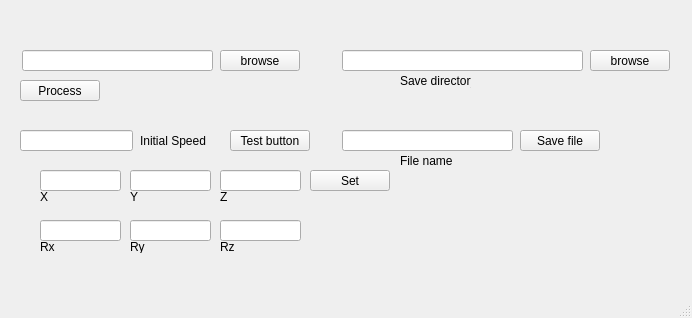
<?xml version="1.0" encoding="UTF-8"?>
<ui version="4.0">
 <class>MainWindow</class>
 <widget class="QMainWindow" name="MainWindow">
  <property name="geometry">
   <rect>
    <x>0</x>
    <y>0</y>
    <width>692</width>
    <height>318</height>
   </rect>
  </property>
  <property name="windowTitle">
   <string>MainWindow</string>
  </property>
  <widget class="QWidget" name="centralwidget">
   <widget class="QLineEdit" name="tb_import_file">
    <property name="geometry">
     <rect>
      <x>22</x>
      <y>50</y>
      <width>191</width>
      <height>21</height>
     </rect>
    </property>
   </widget>
   <widget class="QPushButton" name="bt_process">
    <property name="geometry">
     <rect>
      <x>20</x>
      <y>80</y>
      <width>80</width>
      <height>21</height>
     </rect>
    </property>
    <property name="text">
     <string>Process</string>
    </property>
   </widget>
   <widget class="QLineEdit" name="tb_save_directory">
    <property name="geometry">
     <rect>
      <x>342</x>
      <y>50</y>
      <width>241</width>
      <height>21</height>
     </rect>
    </property>
   </widget>
   <widget class="QPushButton" name="bt_browse_import">
    <property name="geometry">
     <rect>
      <x>220</x>
      <y>50</y>
      <width>80</width>
      <height>21</height>
     </rect>
    </property>
    <property name="text">
     <string>browse</string>
    </property>
   </widget>
   <widget class="QPushButton" name="bt_browse_save">
    <property name="geometry">
     <rect>
      <x>590</x>
      <y>50</y>
      <width>80</width>
      <height>21</height>
     </rect>
    </property>
    <property name="text">
     <string>browse</string>
    </property>
   </widget>
   <widget class="QPushButton" name="bt_save_file">
    <property name="geometry">
     <rect>
      <x>520</x>
      <y>130</y>
      <width>80</width>
      <height>21</height>
     </rect>
    </property>
    <property name="text">
     <string>Save file</string>
    </property>
   </widget>
   <widget class="QLineEdit" name="tb_file_name">
    <property name="geometry">
     <rect>
      <x>342</x>
      <y>130</y>
      <width>171</width>
      <height>21</height>
     </rect>
    </property>
   </widget>
   <widget class="QLabel" name="label">
    <property name="geometry">
     <rect>
      <x>400</x>
      <y>70</y>
      <width>71</width>
      <height>21</height>
     </rect>
    </property>
    <property name="text">
     <string>Save directory</string>
    </property>
   </widget>
   <widget class="QLabel" name="label_2">
    <property name="geometry">
     <rect>
      <x>400</x>
      <y>150</y>
      <width>71</width>
      <height>21</height>
     </rect>
    </property>
    <property name="text">
     <string>File name</string>
    </property>
   </widget>
   <widget class="QLineEdit" name="tb_initial_speed">
    <property name="geometry">
     <rect>
      <x>20</x>
      <y>130</y>
      <width>113</width>
      <height>21</height>
     </rect>
    </property>
   </widget>
   <widget class="QLabel" name="label_3">
    <property name="geometry">
     <rect>
      <x>140</x>
      <y>130</y>
      <width>71</width>
      <height>21</height>
     </rect>
    </property>
    <property name="text">
     <string>Initial Speed</string>
    </property>
   </widget>
   <widget class="QPushButton" name="bt_test">
    <property name="geometry">
     <rect>
      <x>230</x>
      <y>130</y>
      <width>80</width>
      <height>21</height>
     </rect>
    </property>
    <property name="text">
     <string>Test button</string>
    </property>
   </widget>
   <widget class="QLineEdit" name="tb_x_offset">
    <property name="geometry">
     <rect>
      <x>40</x>
      <y>170</y>
      <width>81</width>
      <height>21</height>
     </rect>
    </property>
   </widget>
   <widget class="QLineEdit" name="tb_y_offset">
    <property name="geometry">
     <rect>
      <x>130</x>
      <y>170</y>
      <width>81</width>
      <height>21</height>
     </rect>
    </property>
   </widget>
   <widget class="QLineEdit" name="tb_z_offset">
    <property name="geometry">
     <rect>
      <x>220</x>
      <y>170</y>
      <width>81</width>
      <height>21</height>
     </rect>
    </property>
   </widget>
   <widget class="QLineEdit" name="tb_ry_offset">
    <property name="geometry">
     <rect>
      <x>130</x>
      <y>220</y>
      <width>81</width>
      <height>21</height>
     </rect>
    </property>
   </widget>
   <widget class="QLineEdit" name="tb_rz_offset">
    <property name="geometry">
     <rect>
      <x>220</x>
      <y>220</y>
      <width>81</width>
      <height>21</height>
     </rect>
    </property>
   </widget>
   <widget class="QLineEdit" name="tb_rx_offset">
    <property name="geometry">
     <rect>
      <x>40</x>
      <y>220</y>
      <width>81</width>
      <height>21</height>
     </rect>
    </property>
   </widget>
   <widget class="QLabel" name="label_4">
    <property name="geometry">
     <rect>
      <x>40</x>
      <y>190</y>
      <width>47</width>
      <height>13</height>
     </rect>
    </property>
    <property name="text">
     <string>X</string>
    </property>
   </widget>
   <widget class="QLabel" name="label_5">
    <property name="geometry">
     <rect>
      <x>130</x>
      <y>190</y>
      <width>47</width>
      <height>13</height>
     </rect>
    </property>
    <property name="text">
     <string>Y</string>
    </property>
   </widget>
   <widget class="QLabel" name="label_6">
    <property name="geometry">
     <rect>
      <x>220</x>
      <y>190</y>
      <width>47</width>
      <height>13</height>
     </rect>
    </property>
    <property name="text">
     <string>Z</string>
    </property>
   </widget>
   <widget class="QLabel" name="label_7">
    <property name="geometry">
     <rect>
      <x>220</x>
      <y>240</y>
      <width>47</width>
      <height>13</height>
     </rect>
    </property>
    <property name="text">
     <string>Rz</string>
    </property>
   </widget>
   <widget class="QLabel" name="label_8">
    <property name="geometry">
     <rect>
      <x>130</x>
      <y>240</y>
      <width>47</width>
      <height>13</height>
     </rect>
    </property>
    <property name="text">
     <string>Ry</string>
    </property>
   </widget>
   <widget class="QLabel" name="label_9">
    <property name="geometry">
     <rect>
      <x>40</x>
      <y>240</y>
      <width>47</width>
      <height>13</height>
     </rect>
    </property>
    <property name="text">
     <string>Rx</string>
    </property>
   </widget>
   <widget class="QPushButton" name="bt_set_offset">
    <property name="geometry">
     <rect>
      <x>310</x>
      <y>170</y>
      <width>80</width>
      <height>21</height>
     </rect>
    </property>
    <property name="text">
     <string>Set</string>
    </property>
   </widget>
  </widget>
  <widget class="QMenuBar" name="menubar">
   <property name="geometry">
    <rect>
     <x>0</x>
     <y>0</y>
     <width>692</width>
     <height>20</height>
    </rect>
   </property>
  </widget>
  <widget class="QStatusBar" name="statusbar"/>
 </widget>
 <resources/>
 <connections/>
</ui>
